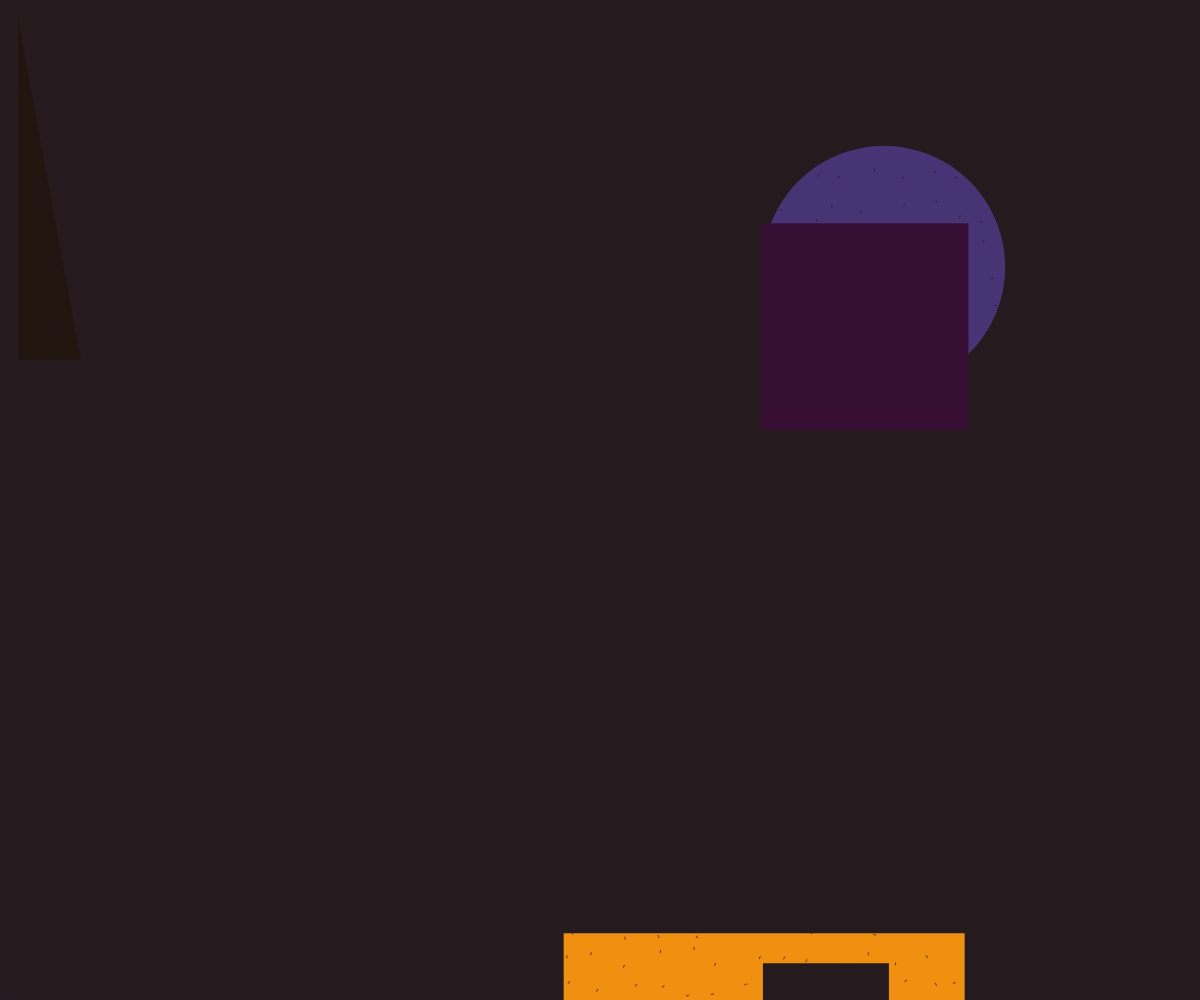
Frame 1 (no input)
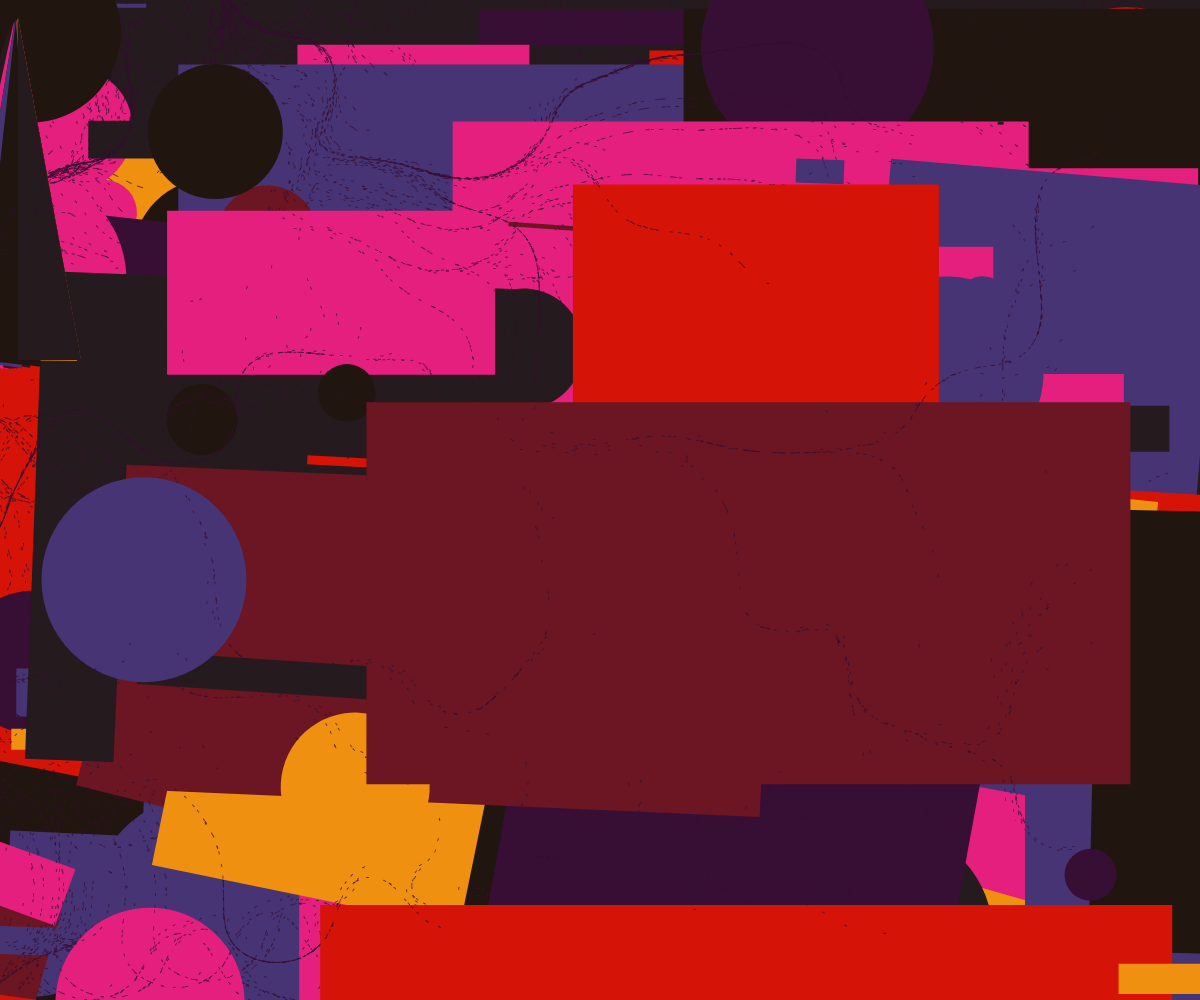
Frame 60 (no input)
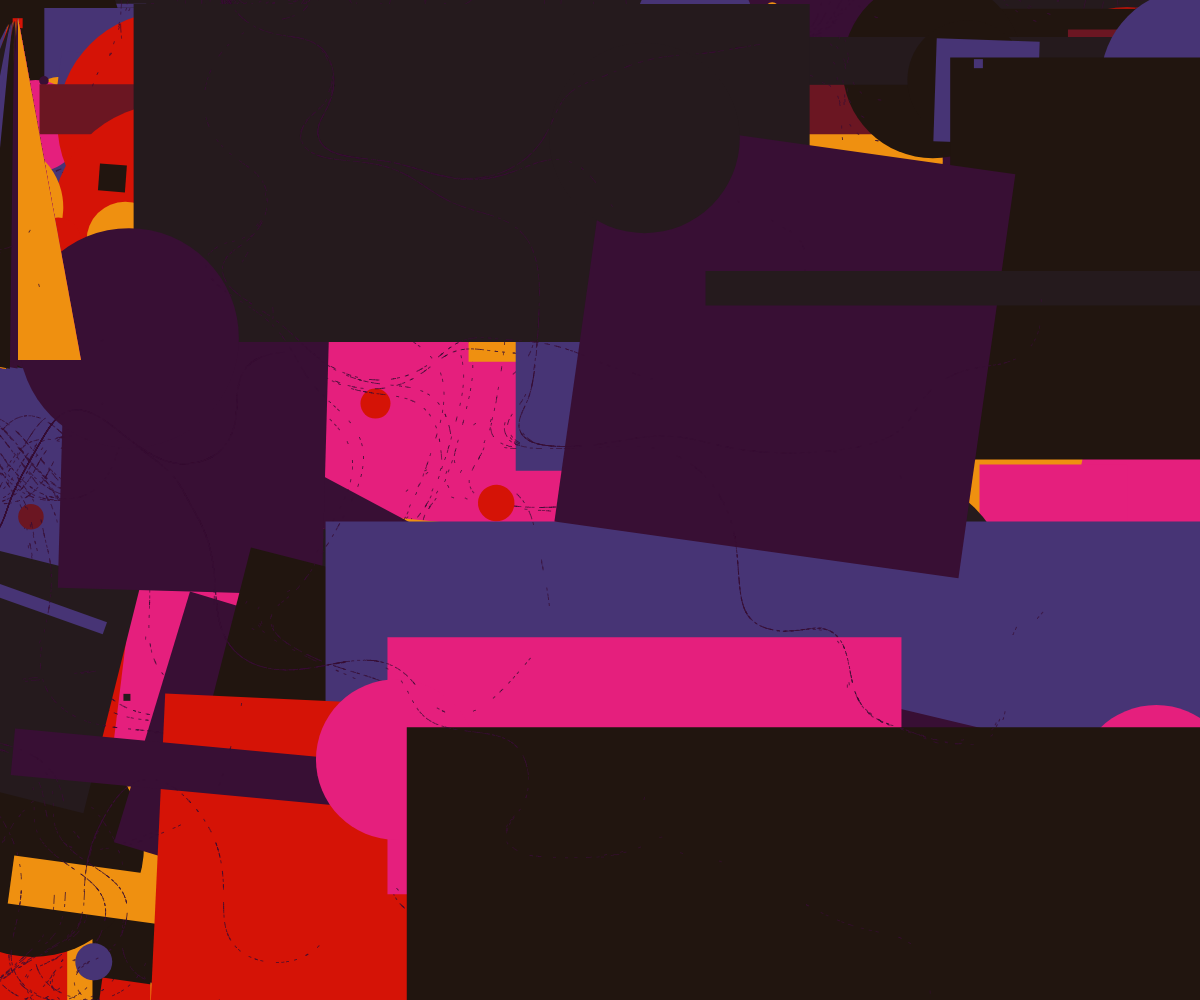
Frame 120 (the mouse pressed at the canvas centre since frame 60)

The p5.js sketch that drew these frames (run headless with seeded random() and noise() and a simulated clock; from frame 60 on, the mouse is pressed at the canvas centre):

// p5.js sketch
// ── sketch.js
let R = (a = 1) => Math.random() * a;


let points = [];
var mult = 0.01;

const palette = ["#3A4140", "#380F34", "#21150F", "#473475", "#EF9010", "#E51F7D", "#251A1D", "#D51306", "#6B1622", "#B4327C"]
let noiseColor;



function draw_square([x, y], w, h, c) {
    noStroke();
    fill(c);
    rect((x + 1) * width / 2, (y + 1) * width / 2, w, h);
}

function draw_circle([x, y], r, c) {
    noStroke();
    fill(c);
    circle((x + 1) * width / 2, (y + 1) * width / 2, r / 2);
}

function draw_arc([x, y], r, c) {
    noStroke();
    fill(c);
    arc((x + 1) * width / 2, (y + 1) * width / 2, r, r, PI, TWO_PI);
}

function draw_triangle([x1, y1], [x2, y2], [x3, y3], c) {
    noStroke();
    fill(c);
    triangle(x1, y1, x2, y2, x3, y3);
}

function setup() {
    createCanvas(windowWidth, windowHeight);
    background(palette[Math.floor(random(9))]);
    noiseColor = palette[Math.floor(random(9))];
    angleMode(DEGREES);
    noiseDetail(1);
    frameRate(40);
    var density = 40;
    var space = width / density;
    for (let x = 0; x < width; x += space) {
        for (let y = 0; y < height; y += space) {
            var p = createVector(x + random(-10, 10), y + random(-10, 10));
            points.push(p);
        }
    }
}

function draw() {


    let shapes = 10;
    let angleShape = (R(1))
    let willRotate = random([true, false]);
    for (let i = 0; i < shapes; i++) {
        let p = [random(-1, 1), random(-1, 1)];
        let size = Math.floor(R(500));
        let color = Math.floor(random(1, 9));
        if (willRotate) {
            rotate(angleShape);
            rotate(angleShape);
            rotate(angleShape);
        }

        let selectedShape = Math.floor(R(6));
        switch (selectedShape) {
            case 1:
                draw_circle(p, size, palette[color]);
                break;
            case 2:
                draw_square(p, size, size, palette[color]);
                break;
            case 3:
                draw_square(p, size * 2, size, palette[color]);
                break;
            case 4:
                draw_square(p, size * 2, size / 10, palette[color]);
                break;
            case 5:
                draw_triangle([18, 18], [18, 360], [81, 360], palette[color]);
                break;
            case 6:
                draw_arc(p, size, palette[color]);
                break;
            default:
                draw_circle(p, size, palette[color]);
                break;
        }
    }

    noStroke();
    fill(noiseColor)
    for (let i = 0; i < points.length; i++) {
        var angle = map(noise(points[i].x * mult, points[i].y * mult), 0, 1, 0, 720);
        points[i].add(createVector(cos(angle), sin(angle)));
        // stroke(300);
        ellipse(points[i].x, points[i].y, 1);
    }

    for (let i = 0; i < points.length; i++) {
        var angle = map(noise(points[i].x * mult, points[i].y * mult), 0, 1, 0, 720);
        points[i].add(createVector(cos(angle), sin(angle)));
        // stroke(300);
        ellipse(points[i].x, points[i].y, 1);
    }
    for (let i = 0; i < points.length; i++) {
        var angle = map(noise(points[i].x * mult, points[i].y * mult), 0, 1, 0, 720);
        points[i].add(createVector(cos(angle), sin(angle)));
        // stroke(300);
        ellipse(points[i].x, points[i].y, 1);
    }

}
